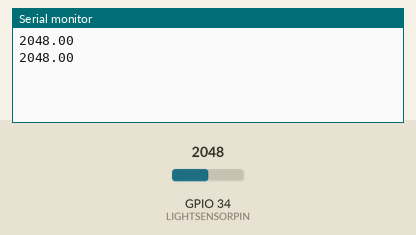
A sketch run on a simulated ESP32. Shown: the last lines printed to the serial monitor. The test bench sets the inputs (shaded band); at power-on: GPIO 34 (LIGHTSENSORPIN) = 2048.

Above: at 1.8 s.
1.9 s: GPIO 34 (LIGHTSENSORPIN) set to 2866
At 2.6 s:
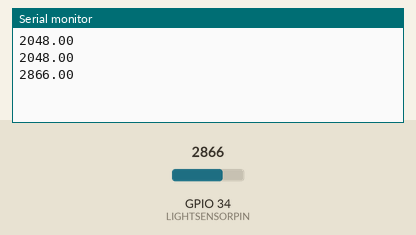
3.4 s: GPIO 34 (LIGHTSENSORPIN) set to 3603
At 4.8 s:
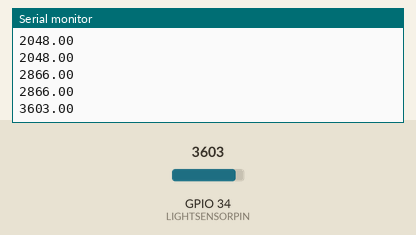
Timing chart, 0 to 6.4 s (numbered marks = the images above; inputs shaded):
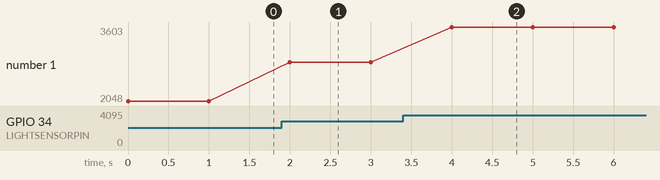

Measured:
- after the input at 1.9 s, the serial monitor: prints a new line after 0.10 s (image 1)
- after the input at 3.4 s, the serial monitor: prints a new line after 0.60 s (image 2)
- plotted number 1: 2048 → 2866 after the input at 1.9 s, 2866 → 3603 after the input at 3.4 s

The sketch:

Programa_Sensor_Temt6000.ino
```cpp
#define LIGHTSENSORPIN 34

void setup() {
  pinMode(LIGHTSENSORPIN,  INPUT);
  Serial.begin(9600);
}

void loop() {
  float reading = analogRead(LIGHTSENSORPIN);
  float square_ratio = reading / 4095.0;
  Serial.println(reading);
  delay (1000);
}
```
